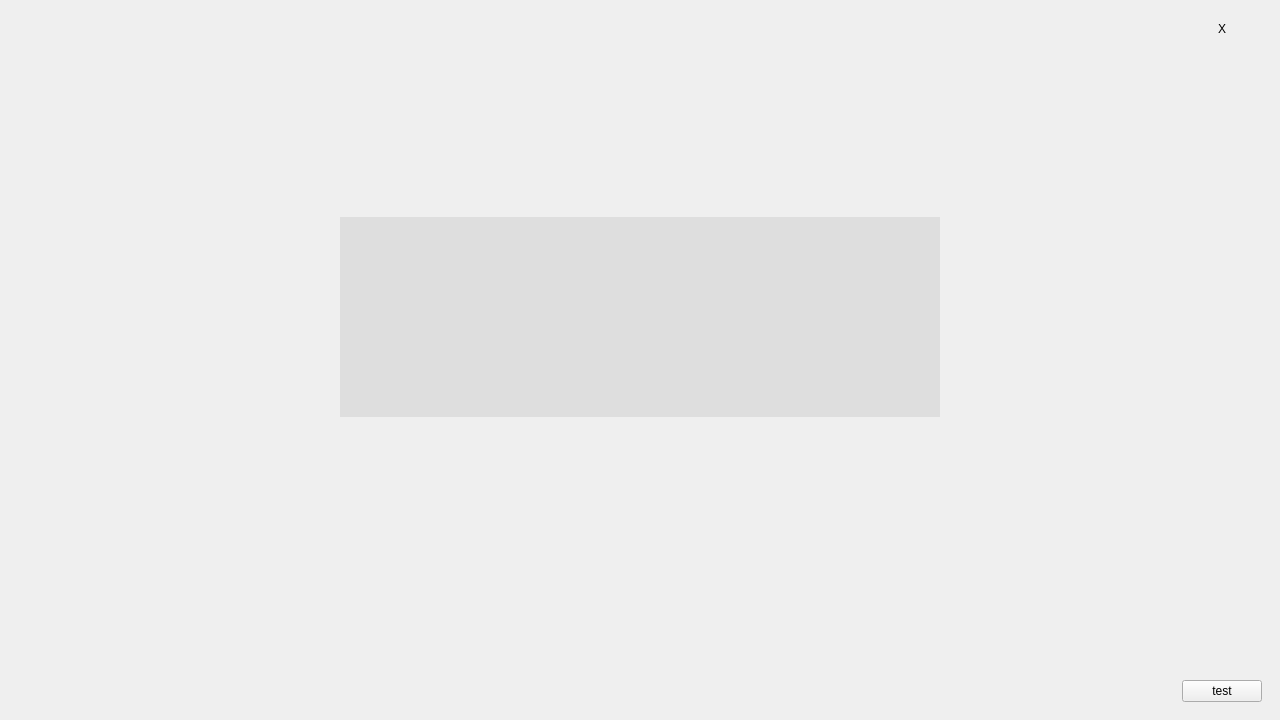
<?xml version="1.0" encoding="UTF-8"?>
<ui version="4.0">
 <class>LayerLogin</class>
 <widget class="QWidget" name="LayerLogin">
  <property name="geometry">
   <rect>
    <x>0</x>
    <y>0</y>
    <width>1280</width>
    <height>720</height>
   </rect>
  </property>
  <property name="windowTitle">
   <string>Form</string>
  </property>
  <layout class="QGridLayout" name="gridLayout">
   <property name="leftMargin">
    <number>0</number>
   </property>
   <property name="topMargin">
    <number>0</number>
   </property>
   <property name="rightMargin">
    <number>0</number>
   </property>
   <property name="bottomMargin">
    <number>0</number>
   </property>
   <item row="0" column="0">
    <widget class="QWidget" name="wBg" native="true">
     <property name="styleSheet">
      <string notr="true">QWidget#wBg{
background-color: rgb(255, 255, 255);
border: 1px  solid  lightGray;
border-radius:5px;
};</string>
     </property>
     <layout class="QGridLayout" name="gridLayout_2">
      <item row="2" column="1">
       <widget class="QLabel" name="label">
        <property name="minimumSize">
         <size>
          <width>600</width>
          <height>200</height>
         </size>
        </property>
        <property name="maximumSize">
         <size>
          <width>600</width>
          <height>16777215</height>
         </size>
        </property>
        <property name="styleSheet">
         <string notr="true">background-color: rgb(222, 222, 222);</string>
        </property>
        <property name="text">
         <string/>
        </property>
       </widget>
      </item>
      <item row="0" column="0" colspan="3">
       <widget class="QWidget" name="widget_2" native="true">
        <property name="minimumSize">
         <size>
          <width>0</width>
          <height>40</height>
         </size>
        </property>
        <layout class="QHBoxLayout" name="horizontalLayout">
         <item>
          <spacer name="horizontalSpacer_3">
           <property name="orientation">
            <enum>Qt::Horizontal</enum>
           </property>
           <property name="sizeHint" stdset="0">
            <size>
             <width>1160</width>
             <height>20</height>
            </size>
           </property>
          </spacer>
         </item>
         <item>
          <widget class="QPushButton" name="btnClose">
           <property name="styleSheet">
            <string notr="true">font: 700 12pt &quot;Microsoft JhengHei UI&quot;;</string>
           </property>
           <property name="text">
            <string>X</string>
           </property>
           <property name="flat">
            <bool>true</bool>
           </property>
          </widget>
         </item>
        </layout>
       </widget>
      </item>
      <item row="3" column="1">
       <spacer name="verticalSpacer_2">
        <property name="orientation">
         <enum>Qt::Vertical</enum>
        </property>
        <property name="sizeHint" stdset="0">
         <size>
          <width>20</width>
          <height>40</height>
         </size>
        </property>
       </spacer>
      </item>
      <item row="2" column="2">
       <spacer name="horizontalSpacer_2">
        <property name="orientation">
         <enum>Qt::Horizontal</enum>
        </property>
        <property name="sizeHint" stdset="0">
         <size>
          <width>40</width>
          <height>20</height>
         </size>
        </property>
       </spacer>
      </item>
      <item row="2" column="0">
       <spacer name="horizontalSpacer">
        <property name="orientation">
         <enum>Qt::Horizontal</enum>
        </property>
        <property name="sizeHint" stdset="0">
         <size>
          <width>40</width>
          <height>20</height>
         </size>
        </property>
       </spacer>
      </item>
      <item row="5" column="0" colspan="3">
       <widget class="QWidget" name="widget" native="true">
        <property name="minimumSize">
         <size>
          <width>40</width>
          <height>40</height>
         </size>
        </property>
        <layout class="QHBoxLayout" name="horizontalLayout_2">
         <item>
          <spacer name="horizontalSpacer_4">
           <property name="orientation">
            <enum>Qt::Horizontal</enum>
           </property>
           <property name="sizeHint" stdset="0">
            <size>
             <width>1160</width>
             <height>20</height>
            </size>
           </property>
          </spacer>
         </item>
         <item>
          <widget class="QPushButton" name="btnTest">
           <property name="text">
            <string>test</string>
           </property>
          </widget>
         </item>
        </layout>
       </widget>
      </item>
      <item row="1" column="1">
       <spacer name="verticalSpacer">
        <property name="orientation">
         <enum>Qt::Vertical</enum>
        </property>
        <property name="sizeHint" stdset="0">
         <size>
          <width>20</width>
          <height>40</height>
         </size>
        </property>
       </spacer>
      </item>
      <item row="4" column="0" colspan="3">
       <widget class="QWidget" name="widget_3" native="true">
        <property name="minimumSize">
         <size>
          <width>0</width>
          <height>80</height>
         </size>
        </property>
        <layout class="QGridLayout" name="gridLayout_3">
         <item row="0" column="0" rowspan="2">
          <spacer name="horizontalSpacer_5">
           <property name="orientation">
            <enum>Qt::Horizontal</enum>
           </property>
           <property name="sizeHint" stdset="0">
            <size>
             <width>40</width>
             <height>20</height>
            </size>
           </property>
          </spacer>
         </item>
        </layout>
       </widget>
      </item>
     </layout>
    </widget>
   </item>
  </layout>
 </widget>
 <resources/>
 <connections/>
</ui>
